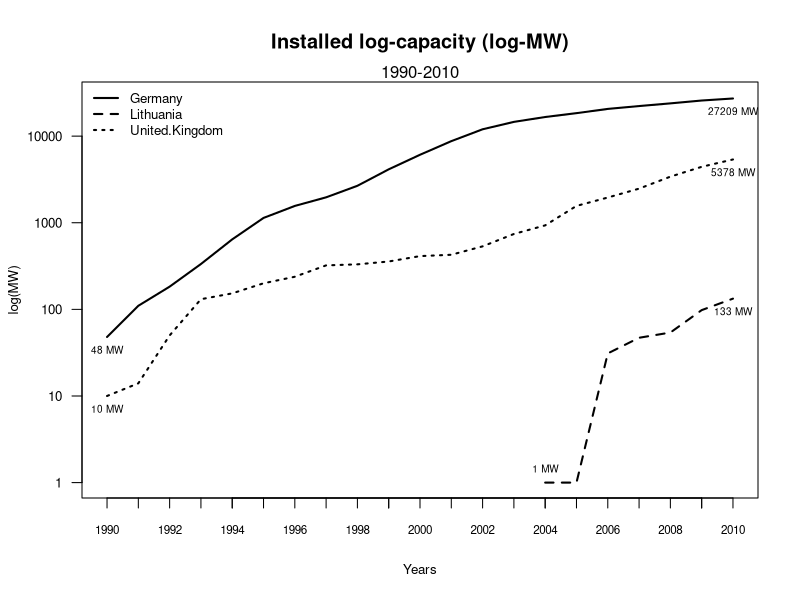

Here is the R script that generated this plot:
####################
#
#  Title: Installed log-capacity (log-MW)
#	Source: Eurostat (nrg_113a)
#	Notes: Onshore and offshore wind turbines. Sum of main activity producers and autoproducers
#
####################

capacity = read.csv("eurostat-nrg_113a_capacity-wind-MW.csv")
pdf(file="figure_capacity_log.pdf", height=3.5, width=5)
plot(capacity$Germany, type="l", log="y", ylim=range(1,28000), axes=F, ann=T, xlab="Years", ylab="log(MW)", cex.lab=0.8, lwd=2)
axis(1, lab=F) #disable labels on x-axis
axis(1, at=1:21, lab=capacity$X, cex.axis=0.7)
axis(2, las=1, cex.axis=0.8)
box()
lines(capacity$Lithuania, type="l", lty=2, lwd=2)
lines(capacity$United.Kingdom, type="l", lty=3, lwd=2)

#Adding labels and points to year 2010
#points(x=21,y=capacity$Germany[21], pch=16)
text(21, capacity$Germany[21], paste(capacity$Germany[21],"MW"), cex=0.6, pos=1)
#points(x=21,y=capacity$Lithuania[21], pch=17)
text(21, capacity$Lithuania[21], paste(capacity$Lithuania[21],"MW"), cex=0.6, pos=1)
#points(x=21,y=capacity$United.Kingdom[21], pch=15)
text(21, capacity$United.Kingdom[21], paste(capacity$United.Kingdom[21],"MW"), cex=0.6, pos=1)

#adding labels at begining
text(1, capacity$Germany[1], paste(capacity$Germany[1],"MW"), cex=0.6, pos=1)
text(15, capacity$Lithuania[15], paste(capacity$Lithuania[15],"MW"), cex=0.6, pos=3)
text(1, capacity$United.Kingdom[1], paste(capacity$United.Kingdom[1],"MW"), cex=0.6, pos=1)

title(main="Installed log-capacity (log-MW)")
mtext("1990-2010");
legend("topleft", names(capacity[-1]), cex=0.8, lty=1:3, lwd=2, bty="n");
dev.off()
